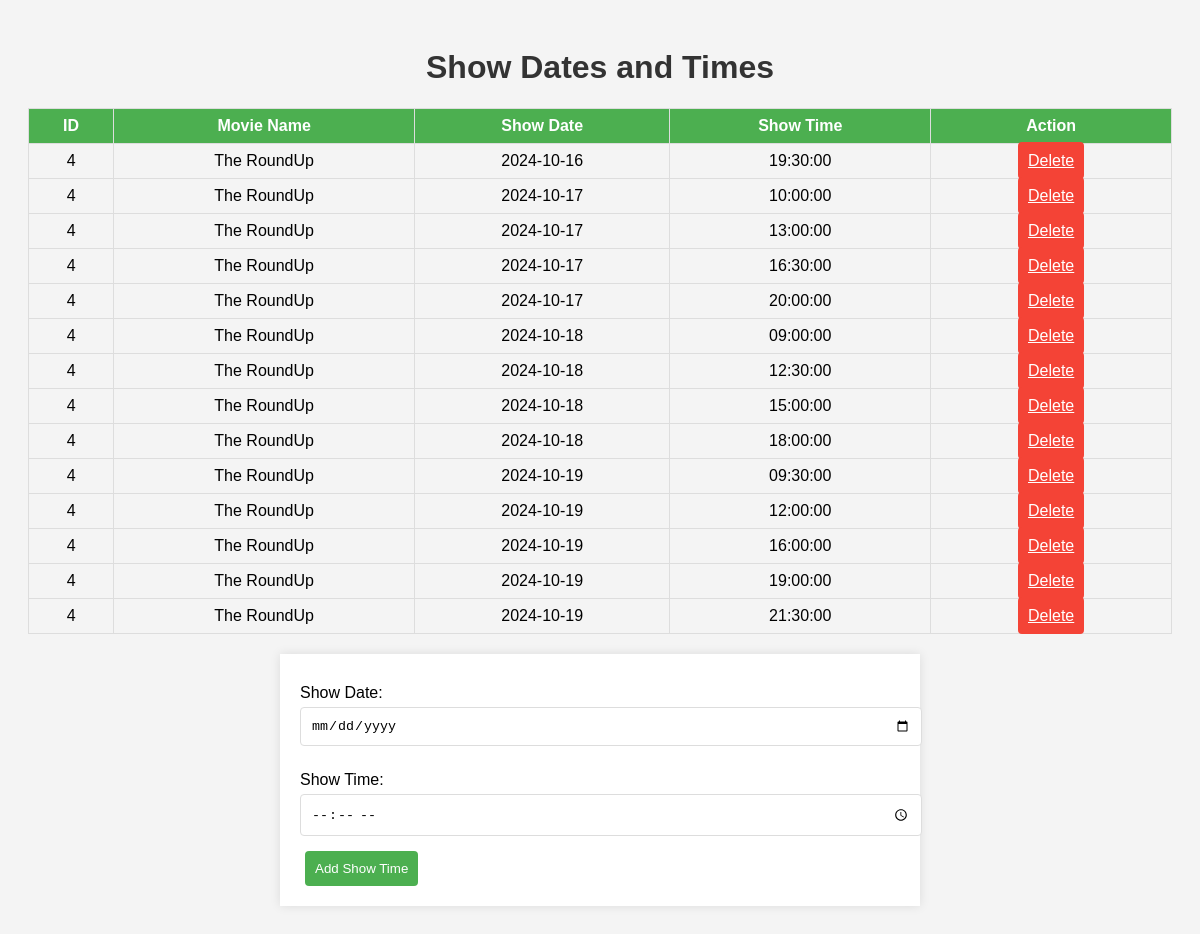
The page /admin/edit_show_dates.php?movie_id=4 on the database its author committed.
### tables this page shows
CREATE TABLE `showtimes` (
  `movie_id` int(5) DEFAULT NULL,
  `movie_name` varchar(255) DEFAULT NULL,
  `show_date` date DEFAULT NULL,
  `show_time` time DEFAULT NULL
);

### admin/edit_show_dates.php (the view, shortened to what this page needs)
<?php
include 'config.php';
$movie_id = isset($_GET['movie_id']) ? $_GET['movie_id'] : 0;
$sql_show_times = "SELECT * FROM showtimes WHERE movie_id = $movie_id ORDER BY show_date ASC , show_time ASC";
$result_show_times = $con->query($sql_show_times);
?>
<!DOCTYPE html>
<html lang="en">
<head>
</head>
<body>
    <h1>Show Dates and Times</h1>
    <table>
        <tr>
            <th>ID</th>
            <th>Movie Name</th>
            <th>Show Date</th>
            <th>Show Time</th>
            <th>Action</th>
        </tr>
        <?php
        if ($result_show_times->num_rows > 0) {
            while ($row = $result_show_times->fetch_assoc()) {
                echo "<tr>
                        <td>{$row['movie_id']}</td>
                        <td>{$row['movie_name']}</td>
                        <td>{$row['show_date']}</td>
                        <td>{$row['show_time']}</td>
                        <td>
                            <a href='?movie_id=$movie_id&delete_date={$row['show_date']}&delete_time={$row['show_time']}' class='delete-btn'>Delete</a>
                        </td>
                    </tr>";
            }
        } else {
            echo "<tr><td colspan='5'>No show times available.</td></tr>";
        }
        ?>
    </table>
    <form method="POST">
        <label for="show_date">Show Date:</label>
        <input type="date" id="show_date" name="show_date" required>
        <label for="show_time">Show Time:</label>
        <input type="time" id="show_time" name="show_time" required>
        <input type="submit" value="Add Show Time">
    </form>
</body>
</html>

### admin/edit_show_dates.php (style rules this page uses)
body { font-family: Arial, sans-serif; background-color: #f4f4f4; padding: 20px; }
h1 { text-align: center; color: #333; }
table { width: 100%; border-collapse: collapse; margin: 20px 0; }
table, th, td { border: 1px solid #ddd; padding: 8px; text-align: center; }
th { background-color: #4CAF50; color: white; }
form { max-width: 600px; margin: auto; background-color: white; padding: 20px; box-shadow: 0 0 10px rgba(0, 0, 0, 0.1); }
label { display: block; margin: 10px 0 5px; }
input[type="date"], input[type="time"], input[type="number"] { width: 100%; padding: 10px; margin-bottom: 15px; border: 1px solid #ddd; border-radius: 4px; }
input[type="submit"], .delete-btn { background-color: #4CAF50; color: white; padding: 10px; border: none; border-radius: 4px; cursor: pointer; width: auto; margin: 0 5px; }
.delete-btn { background-color: #f44336; }

### rows shown on the page
showtimes: movie "4", movie_name "The RoundUp", show_date "2024-10-16", show_time "19:30:00"
showtimes: movie "4", movie_name "The RoundUp", show_date "2024-10-17", show_time "10:00:00"
showtimes: movie "4", movie_name "The RoundUp", show_date "2024-10-17", show_time "13:00:00"
showtimes: movie "4", movie_name "The RoundUp", show_date "2024-10-17", show_time "16:30:00"
showtimes: movie "4", movie_name "The RoundUp", show_date "2024-10-17", show_time "20:00:00"
showtimes: movie "4", movie_name "The RoundUp", show_date "2024-10-18", show_time "09:00:00"
showtimes: movie "4", movie_name "The RoundUp", show_date "2024-10-18", show_time "12:30:00"
showtimes: movie "4", movie_name "The RoundUp", show_date "2024-10-18", show_time "15:00:00"
showtimes: movie "4", movie_name "The RoundUp", show_date "2024-10-18", show_time "18:00:00"
showtimes: movie "4", movie_name "The RoundUp", show_date "2024-10-19", show_time "09:30:00"
showtimes: movie "4", movie_name "The RoundUp", show_date "2024-10-19", show_time "12:00:00"
showtimes: movie "4", movie_name "The RoundUp", show_date "2024-10-19", show_time "16:00:00"
showtimes: movie "4", movie_name "The RoundUp", show_date "2024-10-19", show_time "19:00:00"
showtimes: movie "4", movie_name "The RoundUp", show_date "2024-10-19", show_time "21:30:00"
